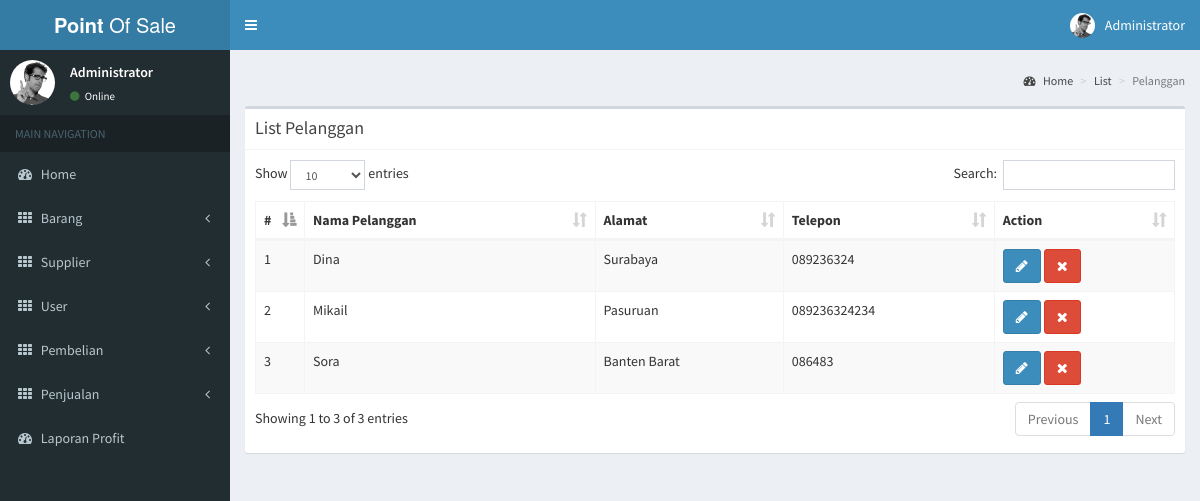
The app's page /list_pelanggan.php (signed in) with its own data.
### tables this page shows
CREATE TABLE `user` (
  `id_user` int(11) NOT NULL,
  `nama_user` varchar(100) NOT NULL,
  `username` varchar(15) NOT NULL,
  `password` varchar(15) NOT NULL
);

CREATE TABLE `pelanggan` (
  `id_pelanggan` int(11) NOT NULL,
  `nama_pelanggan` varchar(100) NOT NULL,
  `alamat` varchar(100) NOT NULL,
  `telepon` varchar(15) NOT NULL
);

### list_pelanggan.php (the view, shortened to what this page needs)
<?php
  include("header.php");
?>
<div class="content-wrapper">
  <section class="content-header">
    <h1>
    </h1>
    <ol class="breadcrumb">
      <li><a href="#"><i class="fa fa-dashboard"></i> Home</a></li>
      <li><a href="#">List</a></li>
      <li class="active">Pelanggan</li>
    </ol>
  </section>
  <section class="content">
    <div class="row">
      <div class="col-md-12">
        <div class="box">
          <div class="box-header with-border">
            <h3 class="box-title">List Pelanggan</h3>
          </div>
          <div class="box-body">
            <table id="example1" class="table table-bordered table-striped">
              <thead>
                <tr>
                  <th style="width: 10px">#</th>
                  <th>Nama Pelanggan</th>
                  <th>Alamat</th>
                  <th>Telepon</th>
                  <th>Action</th>
                </tr>
              </thead>
              <tbody>
                <?php
                  $sql = "SELECT * FROM pelanggan";
                  $result = $conn->query($sql);
                  $no = 0;
                  while ($hasil = $result->fetch_assoc()) {
                    $no = $no + 1;
                ?>
                  <tr>
                    <td><?php echo $no; ?></td>
                    <td><?php echo $hasil['nama_pelanggan'] ?></td>
                    <td><?php echo $hasil['alamat'] ?></td>
                    <td><?php echo $hasil['telepon'] ?></td>
                    <td>
                      <a href="edit_pelanggan.php?id_pelanggan=<?php echo $hasil['id_pelanggan'] ?>" title="Edit Data Pelanggan" class="btn btn-primary"><i class="fa fa-pencil"></i></a>
                      <a href="process.php?action=hapus_pelanggan&id_pelanggan=<?php echo $hasil['id_pelanggan'] ?>" title="Hapus Data Pelanggan" class="btn btn-danger"><i class="fa fa-close"></i></a>
                    </td>
                  </tr>
                <?php
                  }
                ?>
              </tbody>
            </table>
          </div>
        </div>
      </div>
    </div>
  </section>
</div>
<?php include("footer.php"); ?>

### header.php (shortened to what this page needs)
<?php include("connection.php"); ?>
<!DOCTYPE html>
<html>
<head>
  <link rel="stylesheet" href="addon/bower_components/bootstrap/dist/css/bootstrap.min.css">
  <link rel="stylesheet" href="addon/bower_components/font-awesome/css/font-awesome.min.css">
  <link rel="stylesheet" href="addon/bower_components/Ionicons/css/ionicons.min.css">
  <link rel="stylesheet" href="addon/bower_components/datatables.net-bs/css/dataTables.bootstrap.min.css">
  <link rel="stylesheet" href="addon/bower_components/bootstrap-daterangepicker/daterangepicker.css">
  <link rel="stylesheet" href="addon/bower_components/bootstrap-datepicker/dist/css/bootstrap-datepicker.min.css">
  <link rel="stylesheet" href="addon/plugins/iCheck/all.css">
  <link rel="stylesheet" href="addon/bower_components/bootstrap-colorpicker/dist/css/bootstrap-colorpicker.min.css">
  <link rel="stylesheet" href="addon/plugins/timepicker/bootstrap-timepicker.min.css">
  <link rel="stylesheet" href="addon/bower_components/select2/dist/css/select2.min.css">
  <link rel="stylesheet" href="addon/dist/css/AdminLTE.min.css">
  <link rel="stylesheet" href="addon/dist/css/skins/_all-skins.min.css">
</head>
<body class="hold-transition skin-blue sidebar-mini">
<div class="wrapper">
  <header class="main-header">
    <a href="addon/index2.html" class="logo">
      <span class="logo-lg"><b>Point</b> Of Sale</span>
    </a>
    <nav class="navbar navbar-static-top">
      <a href="#" class="sidebar-toggle" data-toggle="push-menu" role="button">
      </a>
      <div class="navbar-custom-menu">
        <ul class="nav navbar-nav">
          <li class="dropdown user user-menu">
            <a href="#" class="dropdown-toggle" data-toggle="dropdown">
              <img src="addon/dist/img/user2-160x160.jpg" class="user-image" alt="User Image">
              <span class="hidden-xs">
                <?php
                  $sql = "SELECT * FROM user WHERE username = '".$_SESSION['username']."'";
                  $result = $conn->query($sql);
                  while ($hasil = $result->fetch_assoc()) {
                 ?>
                <?php echo $hasil['nama_user'] ?>
              <?php } ?>
              </span>
            </a>
          </li>
        </ul>
      </div>
    </nav>
  </header>
  <aside class="main-sidebar">
    <section class="sidebar">
      <div class="user-panel">
        <div class="pull-left image">
          <img src="addon/dist/img/user2-160x160.jpg" class="img-circle" alt="User Image">
        </div>
        <div class="pull-left info">
          <p>
            <?php
                  $sql = "SELECT * FROM user WHERE username = '".$_SESSION['username']."'";
                  $result = $conn->query($sql);
                  while ($hasil = $result->fetch_assoc()) {
                 ?>
                <?php echo $hasil['nama_user'] ?>
              <?php } ?>
          </p>
          <a href="#"><i class="fa fa-circle text-success"></i> Online</a>
        </div>
      </div>
      <ul class="sidebar-menu" data-widget="tree">
        <li class="header">MAIN NAVIGATION</li>
        <li>
          <a href="home.php">
            <i class="fa fa-dashboard"></i> <span>Home</span>
          </a>
        </li>
        <li class="treeview">
          <a href="#">
            <i class="fa fa-th"></i> <span>Barang</span>
            <span class="pull-right-container">
              <i class="fa fa-angle-left pull-right"></i>
            </span>
          </a>
        </li>
        <li class="treeview">
          <a href="#">
            <i class="fa fa-th"></i> <span>Supplier</span>
            <span class="pull-right-container">
              <i class="fa fa-angle-left pull-right"></i>
            </span>
          </a>
        </li>
        <li class="treeview">
          <a href="#">
            <i class="fa fa-th"></i> <span>User</span>
            <span class="pull-right-container">
              <i class="fa fa-angle-left pull-right"></i>
            </span>
          </a>
        </li>
        <li class="treeview">
          <a href="#">
            <i class="fa fa-th"></i> <span>Pembelian</span>
            <span class="pull-right-container">
              <i class="fa fa-angle-left pull-right"></i>
            </span>
          </a>
        </li>
        <li class="treeview">
          <a href="#">
            <i class="fa fa-th"></i> <span>Penjualan</span>
            <span class="pull-right-container">
              <i class="fa fa-angle-left pull-right"></i>
            </span>
          </a>
        </li>
        <li>
          <a href="before_laporan_profit.php">
            <i class="fa fa-dashboard"></i> <span>Laporan Profit</span>
          </a>
        </li>
      </ul>
    </section>
  </aside>

### footer.php (shortened to what this page needs)
</div>
</body>
</html>

### records on screen
user: nama_user "Administrator"
pelanggan: nama_pelanggan "Dina", alamat "Surabaya", telepon "089236324"
pelanggan: nama_pelanggan "Mikail", alamat "Pasuruan", telepon "089236324234"
pelanggan: nama_pelanggan "Sora", alamat "Banten Barat", telepon "086483"
